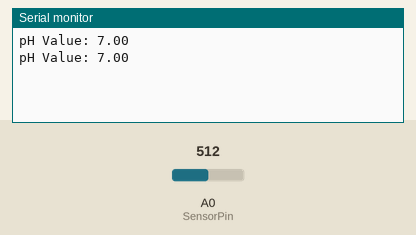
Bench run of a sketch on a simulated Arduino Uno, built with avr-gcc and run on an emulated ATmega328P. Parts: the last lines printed to the serial monitor. Inputs (shaded band) come from the test bench; at power-on: A0 (SensorPin) = 512.

Above: at 2.8 s.
2.9 s: A0 (SensorPin) set to 716
At 4.5 s:
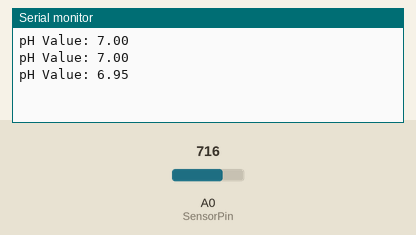
5.6 s: A0 (SensorPin) set to 900
At 7.3 s:
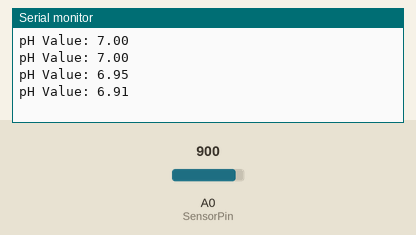
Timing chart, 0 to 8.8 s (numbered marks = the images above; inputs shaded):
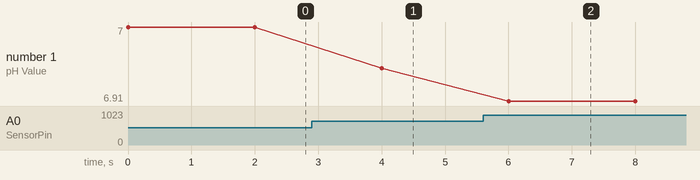

Measured:
- after the input at 2.9 s, the serial monitor: prints a new line after 1.1 s (image 1)
- after the input at 5.6 s, the serial monitor: prints a new line after 0.40 s (image 2)
- plotted number 1: 7 → 6.95 after the input at 2.9 s, 6.95 → 6.91 after the input at 5.6 s

The sketch:

ph_sensor.ino
```cpp
#define SensorPin A0
float calibration = 21.34; // calibration value

void setup() {
  Serial.begin(9600);
}

void loop() {
  int sensorValue = analogRead(SensorPin);
  float voltage = sensorValue * (5.0 / 1024.0);
  float phValue = 7 + ((2.5 - voltage) / calibration);
  Serial.print("pH Value: ");
  Serial.println(phValue);
  delay(2000);
}
```
